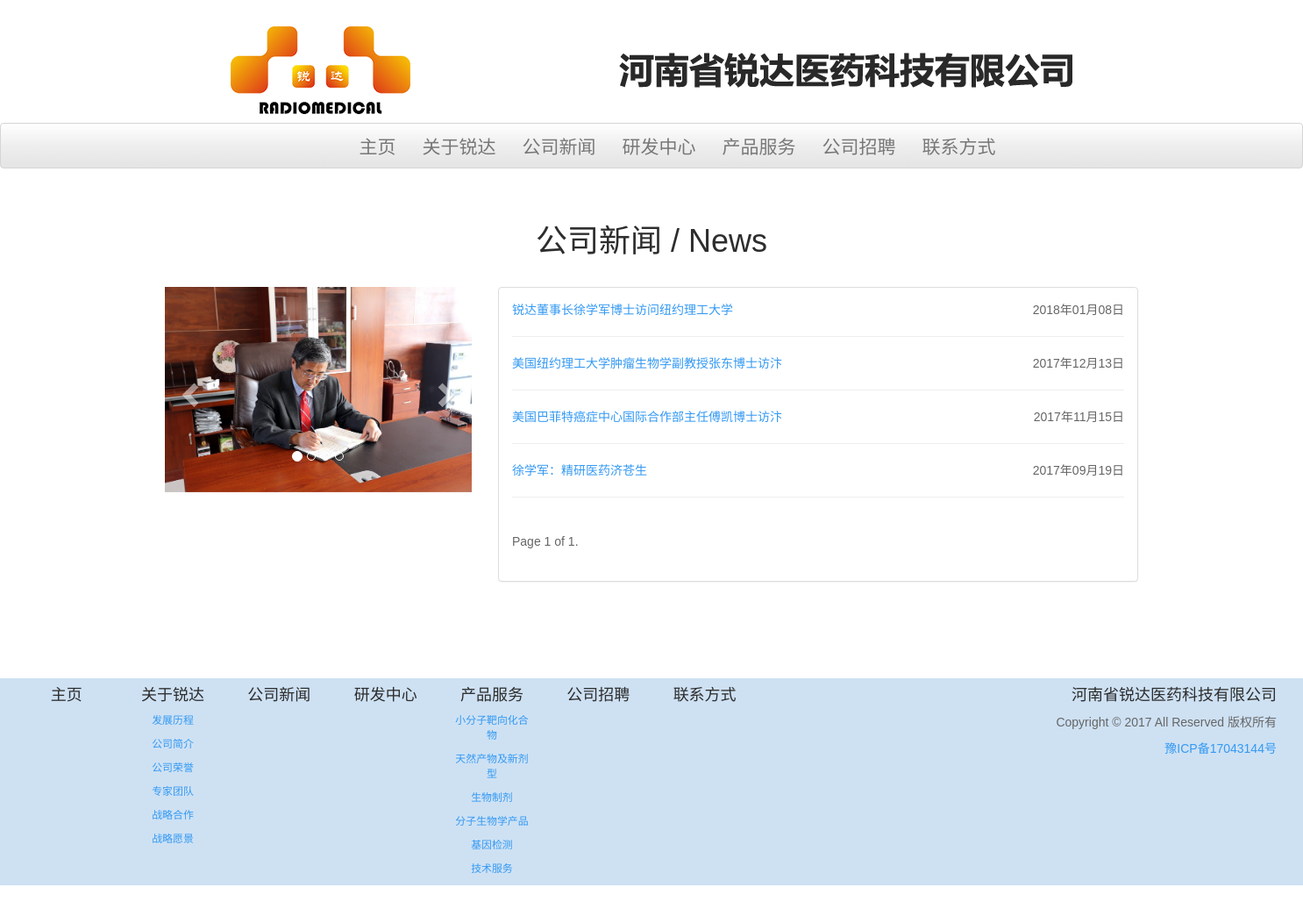
Before: /main/news with the older database file.
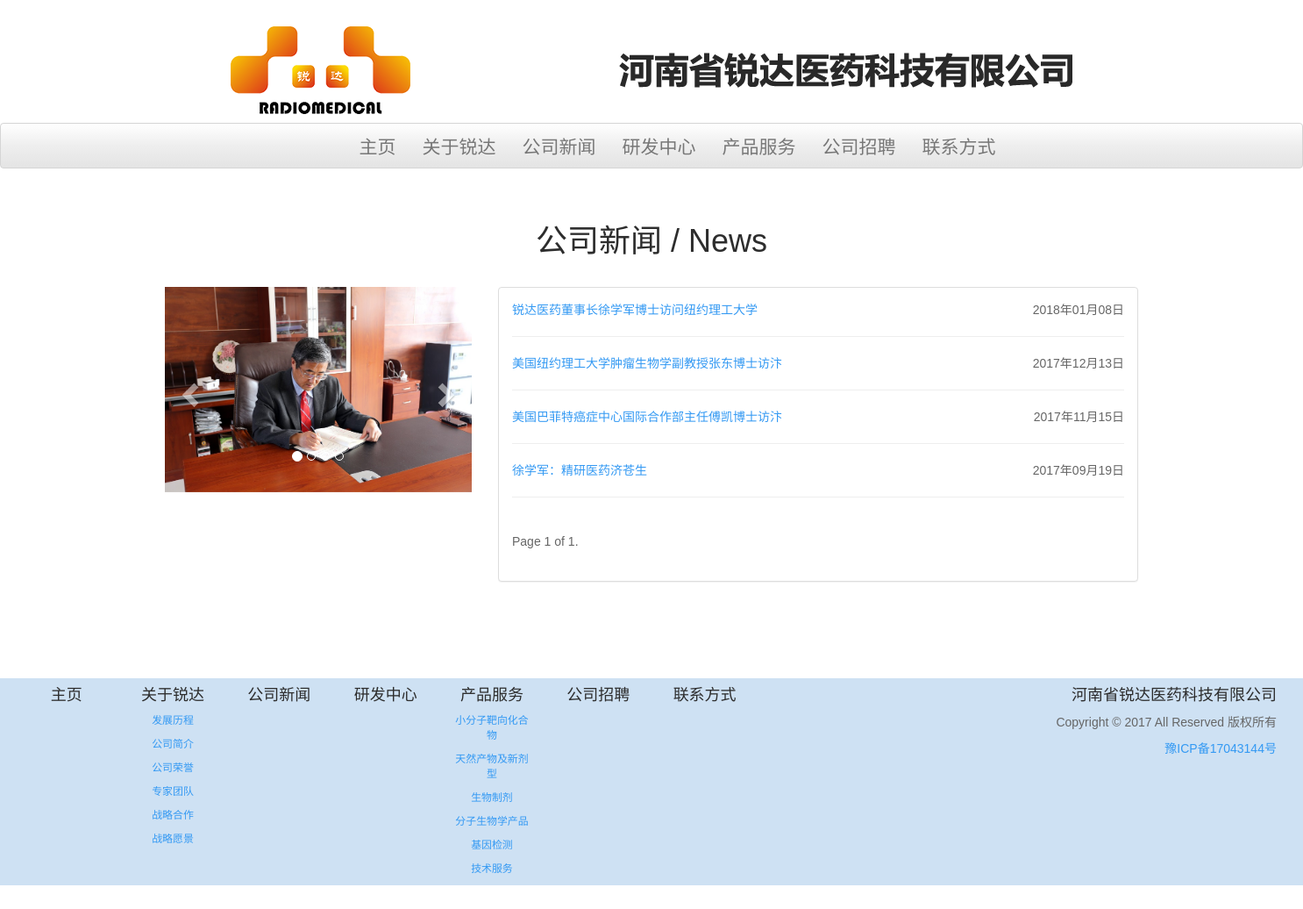
After: the same page with the newer database file.
### main/models.py (models this page shows, shortened)
class News(models.Model):
    STATUS_CHOICES = (
        ('draft', 'Draft'),
        ('published', 'Published'),
    )
    CATEGORY_CHOICES = (
        ('news', 'News'),
    )
    category = models.CharField(max_length=10,
                                choices=CATEGORY_CHOICES,
                                default='news')
    title = models.CharField(max_length=250)
    slug = models.SlugField(max_length=250,
                            unique_for_date='publish')
    author = models.ForeignKey(User,
                               related_name='news_posts')
    intro = models.TextField(default='请编辑简介')
    body = RichTextUploadingField(default='请编辑内容')
    publish = models.DateTimeField(default=timezone.now)
    created = models.DateTimeField(auto_now_add=True)
    updated = models.DateTimeField(auto_now=True)
    status = models.CharField(max_length=10,
                              choices=STATUS_CHOICES,
                              default='draft')
    objects = models.Manager() # The default manager.
    published = PublishedManager() # Our custom manager.
    class Meta:
        ordering = ('-publish',)
        verbose_name_plural = 'News'
    def get_absolute_url(self):
        return reverse('main:news_detail',
                       args=[self.publish.year,
                             self.publish.strftime('%m'),
                             self.publish.strftime('%d'),
                             self.slug])

### main/views.py (the view)
# urls.py: url(r'^(?P<year>\d{4})/(?P<month>\d{2})/(?P<day>\d{2})/(?P<news>[-\w]+)/$',
def news(request):
    object_list = News.published.filter(category='news')
    paginator = Paginator(object_list, 5)  # 5 posts in each page
    page = request.GET.get('page')
    try:
        news_list = paginator.page(page)
    except PageNotAnInteger:
        news_list = paginator.page(1)
    except EmptyPage:
        news_list = paginator.page(paginator.num_pages)
    return render(
        request,
        'main/news.html',
        {'news_list': news_list}
    )

### main/models.py (called while the page is built)
    def get_queryset(self):
        return super(PublishedManager,
                    self).get_queryset().filter(status='published')

### main/templates/main/news.html (shortened to what this page needs)
{% extends "main/base.html" %}
{% block main %}
    <div class="container">
        <div class="row">
            <div class="col-md-12">
                {% load static %}
                <h1 class="text-center" style="padding-top: 2%; padding-bottom: 2%;">公司新闻 / News</h1>
                <div class="col-md-4">
                    <div id="carousel-example-generic" class="carousel slide" data-ride="carousel">
                        <ol class="carousel-indicators">
                            <li data-target="#carousel-example-generic" data-slide-to="0" class="active"></li>
                            <li data-target="#carousel-example-generic" data-slide-to="1"></li>
                            <li data-target="#carousel-example-generic" data-slide-to="2"></li>
                            <li data-target="#carousel-example-generic" data-slide-to="3"></li>
                        </ol>
                        <div class="carousel-inner" role="listbox">
                            <div class="item active">
                                <img src="{% static "main/image/about_image_11.JPG" %}" alt="" class="img-responsive">
                            </div>
                        </div>
                        <a class="left carousel-control" href="#carousel-example-generic" role="button" data-slide="prev">
                            <span class="glyphicon glyphicon-chevron-left" aria-hidden="true"></span>
                        </a>
                        <a class="right carousel-control" href="#carousel-example-generic" role="button" data-slide="next">
                            <span class="glyphicon glyphicon-chevron-right" aria-hidden="true"></span>
                        </a>
                    </div>
                </div>
                <div class="col-md-8">
                    <div class="panel panel-default">
                    <div class="panel-body">
                        {% for news in news_list %}
                            <p><a href="{{ news.get_absolute_url }}">{{ news.title }}</a><span style="float: right">{{ news.created|date:"Y年m月d日" }}</span></p>
                            <hr>
                        {% endfor %}
                        {% include "main/pagination.html" with page=news_list %}
                    </div>
                </div>
                </div>
            </div>
        </div>
    </div>
{% endblock main %}

### main/templates/main/base.html (shortened to what this page needs)
﻿<!DOCTYPE html>
<html lang="zh-hans">
    <head>
        {% load staticfiles %}
        <link rel="stylesheet" type="text/css" href="{% static 'main/css/bootstrap.min.css' %}" />
        <link rel="stylesheet" type="text/css" href="{% static "main/css/main.css"%}">
    </head>
    <body >
        {% load static %}
        <header>
            <div class="container-fluid" >
                <div class="row">
                        <img src="{% static "main/image/logo_and_title03.png" %}" class="img-responsive center-block" >
                </div>
            </div>
        </header>
        <div >
        <nav role="navigation">
            <div class="navbar navbar-default">
                <div class="container-fluid">
                    <div class="col-md-12 col-md-offset-3 ">
                    <ul class="nav navbar-nav navbar-Centered" style="font-size: 150%"class="text-center">
                        <li><a href={% url 'main:index' %}>主页</a></li>
                        <li><a href={% url 'main:about' %}>关于锐达</a></li>
                        <li><a href={% url 'main:news' %}>公司新闻</a></li>
                        <li><a href={% url 'main:research' %}>研发中心</a></li>
                        <li><a href={% url 'main:products' %}>产品服务</a></li>
                        <li><a href={% url 'main:employment' %}>公司招聘</a></li>
                        <li><a href={% url 'main:contacts' %}>联系方式</a></li>
                        </div>
                </div>
            </div>
        </nav>
        <main>
            {% block main %}{% endblock main %}
            <br>
            <br>
            <br>
        </main>
        </div>
        <footer style="margin-top: 30px; margin-bottom: 30px; background-color: #CEE1F3">
            <div class="container-fluid">
                <div class="col-md-1 text-center">
                    <a href={% url 'main:index' %}><h4>主页</h4></a>
                </div>
                <div class="col-md-1 text-center">
                    <a href={% url 'main:about' %}><h4>关于锐达</h4></a>
                    <a href={% url "main:fazhanlicheng" %}><p style="font-size: 85%">发展历程</p></a>
                    <a href={% url "main:gongsijianjie" %}><p style="font-size: 85%">公司简介</p></a>
                    <a href={% url "main:gongsirongyu" %}><p style="font-size: 85%">公司荣誉</p></a>
                    <a href={% url "main:guanlituandui" %}><p style="font-size: 85%">专家团队</p></a>
                    <a href={% url "main:zhanluehezuo" %}><p style="font-size: 85%">战略合作</p></a>
                    <a href={% url "main:zhanlueyuanjing" %}><p style="font-size: 85%">战略愿景</p></a>
                </div>
                <div class="col-md-1 text-center">
                    <a href={% url 'main:news' %}><h4>公司新闻</h4></a>
                </div>
                <div class="col-md-1 text-center">
                    <a href={% url 'main:research' %}><h4>研发中心</h4></a>
                </div>
                <div class="col-md-1 text-center">
                    <a href={% url 'main:products' %}><h4>产品服务</h4></a>
                    <a href={% url "main:stat3yizhiji" %}><p style="font-size: 85%">小分子靶向化合物</p></a>
                    <a href={% url "main:chongzudanbai" %}><p style="font-size: 85%">天然产物及新剂型</p></a>
                    <a href={% url "main:primer" %}><p style="font-size: 85%">生物制剂</p></a>
                    <a href={% url "main:primer" %}><p style="font-size: 85%">分子生物学产品</p></a>
                    <a href={% url "main:primer" %}><p style="font-size: 85%">基因检测</p></a>
                    <a href={% url "main:primer" %}><p style="font-size: 85%">技术服务</p></a>
                </div>
                <div class="col-md-1 text-center">
                    <a href={% url 'main:employment' %}><h4>公司招聘</h4></a>
                </div>
                <div class="col-md-1 text-center">
                    <a href={% url 'main:contacts' %}><h4>联系方式</h4></a>
                </div>
                <div class="col-md-5 text-right">
                    <h4>河南省锐达医药科技有限公司</h4>
                    <p>Copyright © 2017 All Reserved 版权所有</p>
                    <a href="http://www.miitbeian.gov.cn">豫ICP备17043144号</a>
                </div>
            </div>
        </footer>
    </body>
</html>

### main/templates/main/pagination.html (shortened to what this page needs)
<div class="pagination">
    <span class="step-links">
        <span class="current">
            Page {{ page.number }} of {{ page.paginator.num_pages }}.
        </span>
    </span>
</div>

### main/static/main/css/main.css (style rules this page uses)
body,button, input, select, textarea,h1 ,h2, h3, h4, h5, h6 { font-family: 'Noto Sans SC Sliced', sans-serif; }
.left { text-shadow:none; }
.carousel-control.right, .carousel-control.left { background-image: none; }

Changed rows visible on the page:
changed News: title "锐达董事长徐学军博士访问纽约理工大学" → "锐达医药董事长徐学军博士访问纽约理工大学"
